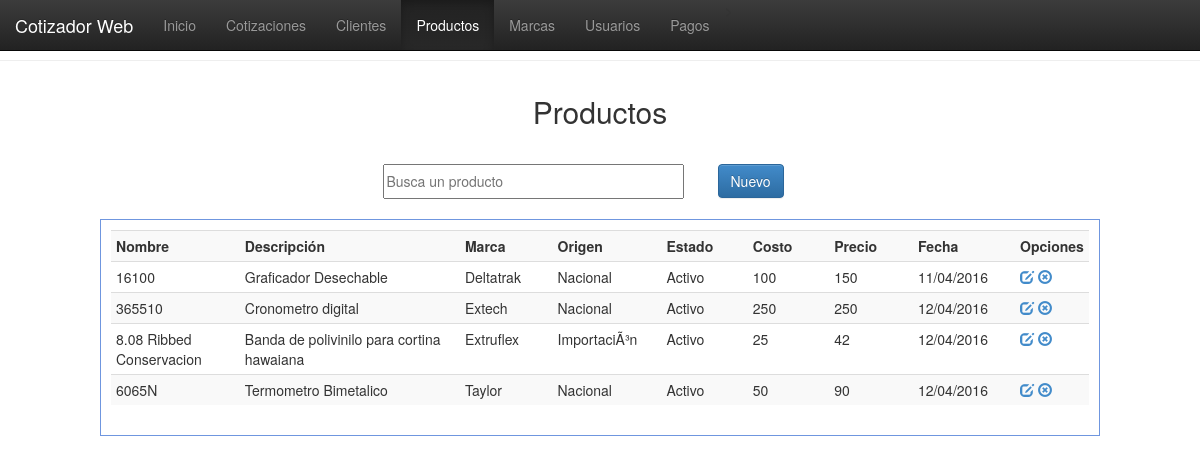
The app's page /vistas/productos.php with its own data.
### tables this page shows
CREATE TABLE `productos` (
  `id_prod` int(11) NOT NULL,
  `nomb_prod` varchar(100) NOT NULL,
  `desc_prod` varchar(100) NOT NULL,
  `mca_prod` varchar(100) NOT NULL,
  `origen_prod` varchar(20) NOT NULL,
  `edo_prod` varchar(15) NOT NULL,
  `nota_prod` varchar(150) NOT NULL,
  `cost_prod` int(11) NOT NULL,
  `util_prod` int(11) NOT NULL,
  `prec_prod` int(11) NOT NULL,
  `fecha_prod` date NOT NULL
);

### php/conexion.php (called while the page is built, shortened)
<?php
function fechaNormal($fecha){
		$nfecha = date('d/m/Y',strtotime($fecha));
		return $nfecha;
}
?>

### vistas/productos.php (the view, shortened to what this page needs)
<!DOCTYPE html>
<html>
<head>
<link href="../css/estilo.css" rel="stylesheet">
<link href="../bootstrap/css/bootstrap.css" rel="stylesheet">
<link href="../bootstrap/css/bootstrap.min.css" rel="stylesheet">
<link href="../bootstrap/css/bootstrap-theme.css" rel="stylesheet">
<link href="../bootstrap/css/bootstrap-theme.min.css" rel="stylesheet">
</head>
<body>
  <nav class="navbar navbar-inverse navbar-fixed-top">
    <div class="container-fluid">
      <div class="navbar-header">
        <a class="navbar-brand" href="#">Cotizador Web</a>
      </div>
      <div class="collapse navbar-collapse" id="myNavbar">
        <ul class="nav navbar-nav">
          <li><a href="index.php">Inicio</a></li>>
          <li><a href="cotizaciones.php">Cotizaciones</a></li>
          <li><a href="clientes.php">Clientes</a></li>
          <li  class="active"><a href="productos.php">Productos</a></li>
          <li><a href="marcas.php">Marcas</a></li>
          <li><a href="usuarios.php">Usuarios</a></li>
          <li><a href="pagos.php">Pagos</a></li>
        </ul>
      </div>
    </div>
  </nav>
  <br><br><hr>
    <header>Productos</header>
    <section>
    <table border="0" align="center">
      <tr>
          <td width="335"><input type="text" placeholder="Busca un producto" id="bs-prod"/></td>
            <td width="100"><button id="nuevo-producto" class="btn btn-primary">Nuevo</button></td>
        </tr>
    </table>
    </section>
    <div class="registros" id="agrega-registros-prod">
        <table class="table table-striped table-condensed table-hover">
            <tr>
                <th width="200">Nombre</th>
                <th width="500">Descripción</th>
                <th width="150">Marca</th>
                <th width="150">Origen</th>
                <th width="150">Estado</th>
                <th width="150">Costo</th>
                <th width="150">Precio</th>
                <th width="150">Fecha</th>
                <th width="50">Opciones</th>
            </tr>
        <?php
            include('../php/conexion.php');
            $registro = mysql_query("SELECT * FROM productos");
            while($registro2 = mysql_fetch_array($registro)){
                echo '<tr>
                        <td>'.$registro2['nomb_prod'].'</td>
                        <td>'.$registro2['desc_prod'].'</td>
                        <td>'.$registro2['mca_prod'].'</td>
                        <td>'.$registro2['origen_prod'].'</td>
                        <td>'.$registro2['edo_prod'].'</td>
                        <td>'.$registro2['cost_prod'].'</td>
                        <td>'.$registro2['prec_prod'].'</td>
                        <td>'.fechaNormal($registro2['fecha_prod']).'</td>
                        <td>
                            <a href="javascript:editarProducto('.$registro2['id_prod'].');" class="glyphicon glyphicon-edit"></a>
                            <a href="javascript:eliminarProducto('.$registro2['id_prod'].');" class="glyphicon glyphicon-remove-circle"></a>
                        </td>
                    </tr>';
            }
        ?>
        </table>
    </div>
</body>
</html>

### css/estilo.css (style rules this page uses)
body { margin:0px; font-family:"Trebuchet MS", Arial, Helvetica, sans-serif; min-width:1000px; }
header { margin:auto; padding:10px; font-size:30px; width:500px; text-align:center; margin-top:20px; }
section { margin-top:20px; }
section table tr td input { width:90%; height:35px; outline:none; font-size:14px; }
.registros { margin:auto; width:1000px; margin-top:20px; border:1px solid #6F96DF; height:auto; padding:10px; }

### records on screen
productos: nomb_prod "16100", desc_prod "Graficador Desechable", mca_prod "Deltatrak", origen_prod "Nacional", edo_prod "Activo", cost_prod "100", prec_prod "150", fecha_prod "11/04/2016"
productos: nomb_prod "365510", desc_prod "Cronometro digital", mca_prod "Extech", origen_prod "Nacional", edo_prod "Activo", cost_prod "250", prec_prod "250", fecha_prod "12/04/2016"
productos: nomb_prod "8.08 Ribbed Conservacion", desc_prod "Banda de polivinilo para cortina hawaiana", mca_prod "Extruflex", origen_prod "ImportaciÃ³n", edo_prod "Activo", cost_prod "25", prec_prod "42", fecha_prod "12/04/2016"
productos: nomb_prod "6065N", desc_prod "Termometro Bimetalico", mca_prod "Taylor", origen_prod "Nacional", edo_prod "Activo", cost_prod "50", prec_prod "90", fecha_prod "12/04/2016"
